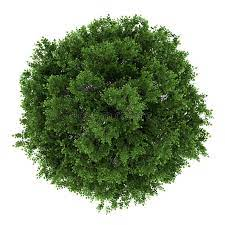
#> input picture app/tests/boot/Rst/1.jpeg, 225 x 225 px, found by its file name
$ python init.py
#> lines starting #> are read from the running program, lines starting #| are printed output that depends on the picture
import numpy
from skimage.feature import match_template
import matplotlib.pyplot as plt
import numpy as np
from PIL import Image

ImagenTotal = numpy.asarray(Image.open('boot/Rst/1.jpeg'))
#> ImagenTotal is the input picture: shape (225, 225, 3); mean R, G, B 149.6, 163.3, 138
# ImagenTotal = numpy.asarray(Image.open('boot/Rst/OlivoTotal.png'))
# here you choose in between small, medium, large or extra
ImagenTemplate = numpy.asarray(Image.open('boot/Rst/OlivoTemplate_small.png'))
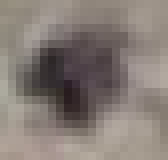
#> input picture app/tests/boot/Rst/OlivoTemplate_small.png, 21 x 20 px, found by its file name (shown 8 times larger)
#> ImagenTemplate is the input picture: shape (20, 21, 4); mean R, G, B, A 133.7, 123.7, 117.7, 255
# notice that we work with one band
imagen = ImagenTotal[:, :, 1]
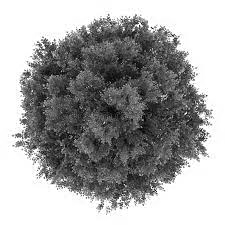
#> imagen: shape (225, 225); min 0, max 255, mean 163.3
arbol = ImagenTemplate[:, :, 1]
# print(arbol)


result = match_template(imagen, arbol)
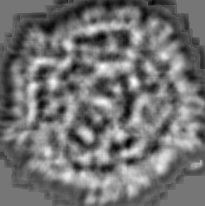
#> result: shape (206, 205) float64; min -0.444, max 0.513, mean -0.0117; drawn with min black and max white
ij = np.unravel_index(np.argmax(result), result.shape)
#> ij = (66, 102)
x, y = ij[::-1]
#> x = 102; y = 66

print(ij)
#| (66, 102)
